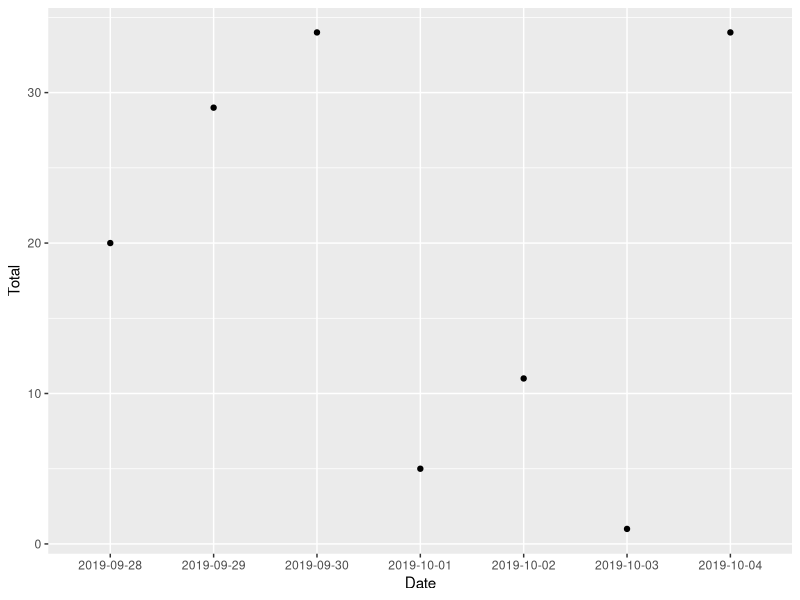
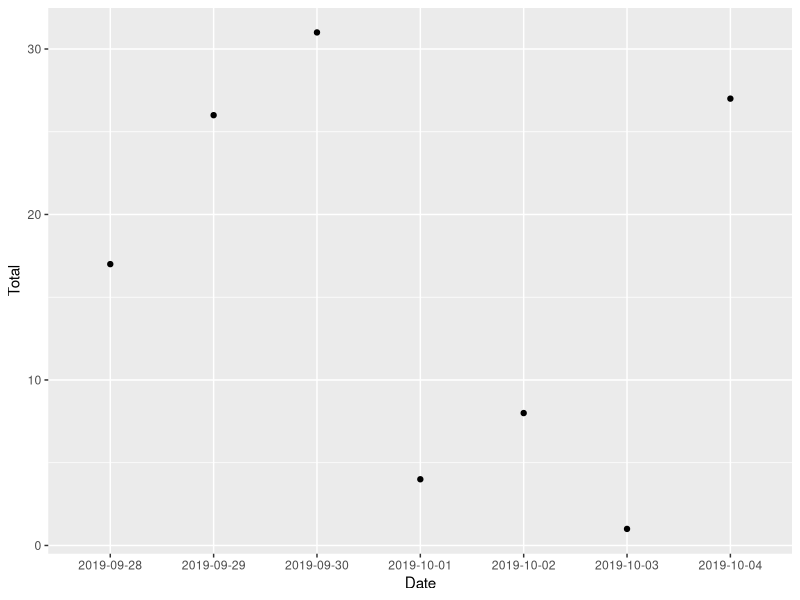
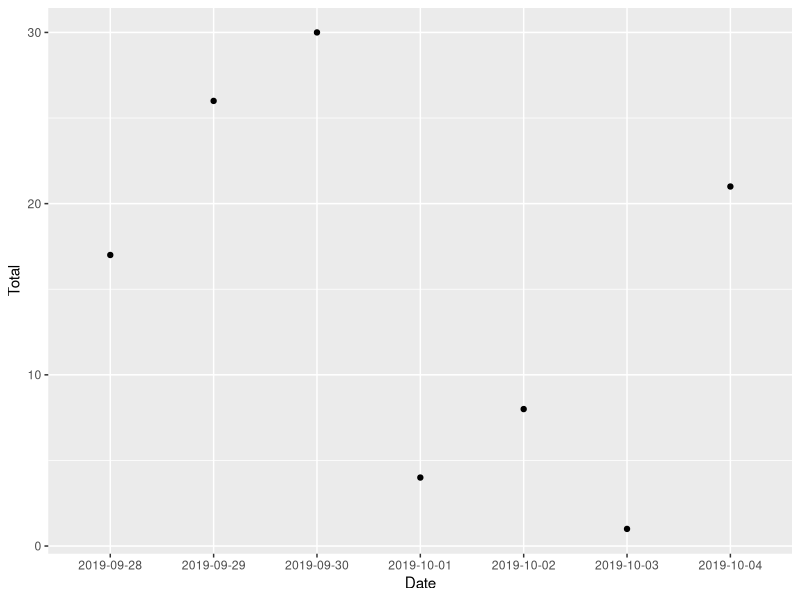
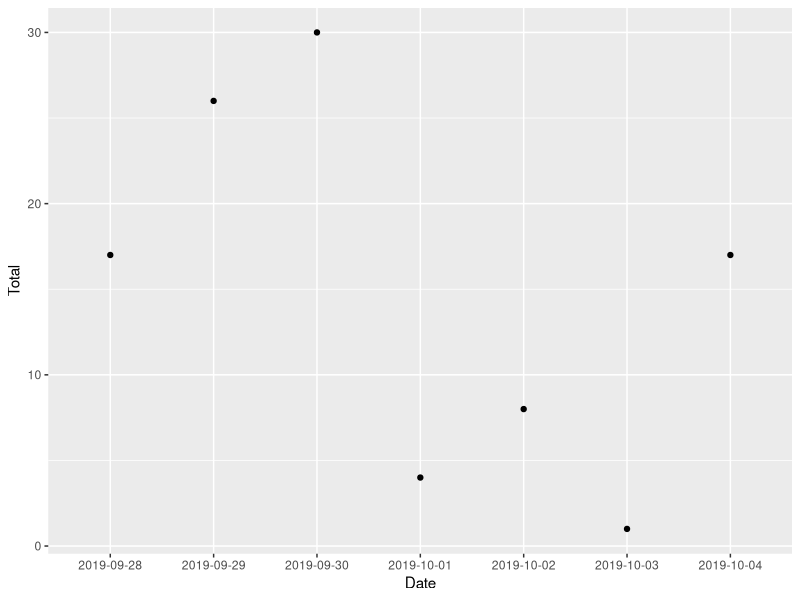

Write the R code that produced these figures, in order.
## ---- chunk 1
bird_data <- read.csv(file = "data/sweetwater-data-clean01.csv")
## ---- chunk 2
head(bird_data)
## ---- chunk 3
bird_data <- read.csv(file = "data/sweetwater-data-clean02.csv")
## ---- chunk 4
head(bird_data)
## ---- chunk 5
summary(bird_data)
## ---- chunk 6
library(dplyr)
## ---- chunk 7
# Calculate species richness per day
richness <- bird_data %>%
  group_by(Date) %>%
  summarize(Total = n())
## ---- chunk 8
richness
## ---- chunk 9
library(ggplot2)
## ---- chunk 10
# Plot daily species richness
richness_plot <- ggplot(data = richness,
                        mapping = aes(x = Date,
                                      y = Total)) +
  geom_point()
print(richness_plot)
## ---- chunk 11
head(bird_data)
## ---- chunk 12
bird_data[15:20, ]
## ---- chunk 13
bird_data <- read.csv(file = "data/sweetwater-data-clean03.csv")
## ---- chunk 14
# For comparing results before and after filter
unclean_richness <- richness
## ---- chunk 15
# Calculate species richness per day
richness <- bird_data %>%
  filter(ID_to_species == 1) %>%
  group_by(Date) %>%
  summarize(Total = n())
## ---- chunk 16
unclean_richness
## ---- chunk 17
richness
## ---- chunk 18
richness_plot <- ggplot(data = richness,
                        mapping = aes(x = Date,
                                      y = Total)) +
  geom_point()
print(richness_plot)
## ---- chunk 19
bird_data %>% filter(Date == "2019-10-04")
## ---- chunk 20
# Sum species counts for each day
bird_data_sums <- bird_data %>%
  filter(ID_to_species == 1) %>%
  group_by(Date, Species) %>%
  summarise(Count = sum(Count))
## ---- chunk 21
bird_data_sums %>% filter(Date == "2019-10-04")
## ---- chunk 22
# Calculate species richness per day
richness <- bird_data_sums %>%
  group_by(Date) %>%
  summarize(Total = n())

# Plot daily species richness
richness_plot <- ggplot(data = richness,
                        mapping = aes(x = Date,
                                      y = Total)) +
  geom_point()
print(richness_plot)
## ---- chunk 23
bird_data_sums %>% filter(Date == "2019-10-04")
## ---- chunk 24
bird_data <- read.csv(file = "data/sweetwater-data-clean04.csv")
## ---- chunk 25
# Sum species counts for each day
bird_data_sums <- bird_data %>%
  filter(ID_to_species == 1) %>%
  group_by(Date, Species) %>%
  summarise(Count = sum(Count))
## ---- chunk 26
# Calculate species richness per day
richness <- bird_data_sums %>%
  group_by(Date) %>%
  summarize(Total = n())

# Plot daily species richness
richness_plot <- ggplot(data = richness,
                        mapping = aes(x = Date,
                                      y = Total)) +
  geom_point()
print(richness_plot)
